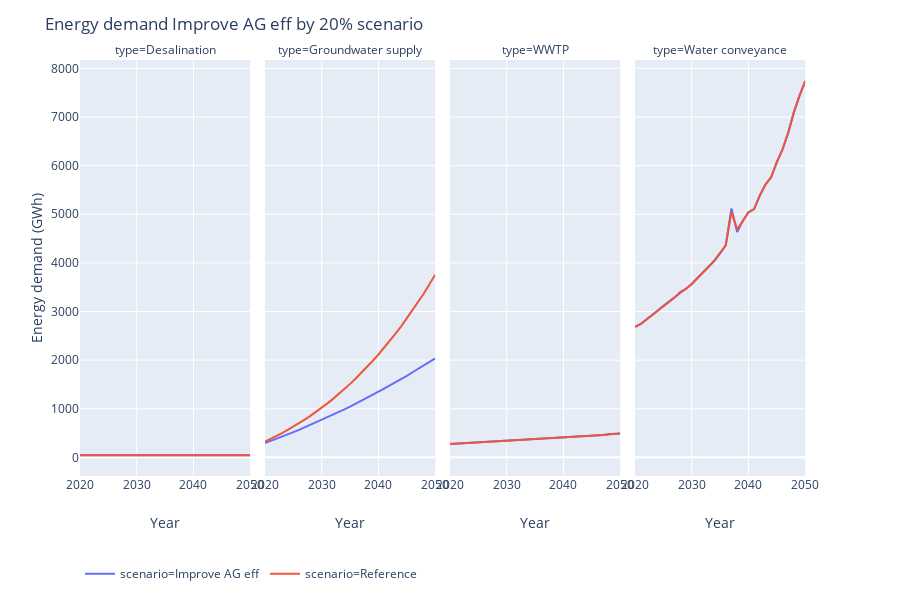

The code cell stored with this chart in its notebook:
### Code cell
dff = pd.DataFrame()
df_all['Pipelines_data']['type'] = 'Water conveyance'
for df in ['Pipelines_data','Groundwater_pumping','wwtp_data','desal_data']:
    dff = dff.append(df_all[df], ignore_index=True, sort=False)
dff = dff.groupby(['subscenario', 'scenario','level','type','Year']).sum()/1000000/0.45
dff.reset_index(inplace=True)
dff = dff.loc[dff.scenario.isin(['Reference','Improve AG eff']) & (dff.subscenario=='Eto trend') & ((dff.level=='by 20%') | (dff.level==''))]
fig = px.line(dff, x="Year", y="SWPA_E_", color='scenario', facet_col='type')
fig.update_layout({'legend_orientation':'h'})
fig.update_layout({'title':'Energy demand Improve AG eff by 20% scenario','yaxis_title':'Energy demand (GWh)'})
fig.update_layout(legend=dict(x=0, y=-0.2))
fig.show()
# plotly.offline.plot(fig, filename='name.html')
fig.write_image('Improve_AG_energy.png', width=1000, height=400, scale=4)

### Figure 1 — Plotly figure (JSON) as saved in the notebook; plotly's stock layout.template omitted (floating-point values rounded to 4 significant figures)
{"data": [{"hoverlabel": {"namelength": 0}, "hovertemplate": "scenario=Improve AG eff<br>type=Desalination<br>Year=%{x}<br>SWPA_E_=%{y}", "legendgroup": "scenario=Improve AG eff", "line": {"color": "#636efa", "dash": "solid"}, "mode": "lines", "name": "scenario=Improve AG eff", "showlegend": true, "type": "scatter", "x": [2020, 2021, 2022, 2023, 2024, 2025, 2026, 2027, 2028, 2029, 2030, 2031, 2032, 2033, 2034, 2035, 2036, 2037, 2038, 2039, 2040, 2041, 2042, 2043, 2044, 2045, 2046, 2047, 2048, 2049, 2050], "xaxis": "x", "y": [44.59, 44.47, 44.47, 44.47, 44.59, 44.47, 44.47, 44.47, 44.59, 44.47, 44.47, 44.47, 44.59, 44.47, 44.47, 44.47, 44.59, 44.47, 44.47, 44.47, 44.59, 44.47, 44.47, 44.47, 44.59, 44.47, 44.47, 44.47, 44.59, 44.47, 44.47], "yaxis": "y"}, {"hoverlabel": {"namelength": 0}, "hovertemplate": "scenario=Improve AG eff<br>type=Groundwater supply<br>Year=%{x}<br>SWPA_E_=%{y}", "legendgroup": "scenario=Improve AG eff", "line": {"color": "#636efa", "dash": "solid"}, "mode": "lines", "name": "scenario=Improve AG eff", "showlegend": false, "type": "scatter", "x": [2020, 2021, 2022, 2023, 2024, 2025, 2026, 2027, 2028, 2029, 2030, 2031, 2032, 2033, 2034, 2035, 2036, 2037, 2038, 2039, 2040, 2041, 2042, 2043, 2044, 2045, 2046, 2047, 2048, 2049, 2050], "xaxis": "x2", "y": [294.3, 336.3, 380.5, 426.0, 469.4, 518.4, 565.3, 617.1, 663.4, 716.9, 768.9, 820.2, 876.1, 929.6, 988.0, 1044.0, 1103.0, 1165.0, 1227.0, 1289.0, 1348.0, 1415.0, 1480.0, 1543.0, 1608.0, 1675.0, 1751.0, 1821.0, 1887.0, 1963.0, 2037.0], "yaxis": "y2"}, {"hoverlabel": {"namelength": 0}, "hovertemplate": "scenario=Improve AG eff<br>type=WWTP<br>Year=%{x}<br>SWPA_E_=%{y}", "legendgroup": "scenario=Improve AG eff", "line": {"color": "#636efa", "dash": "solid"}, "mode": "lines", "name": "scenario=Improve AG eff", "showlegend": false, "type": "scatter", "x": [2020, 2021, 2022, 2023, 2024, 2025, 2026, 2027, 2028, 2029, 2030, 2031, 2032, 2033, 2034, 2035, 2036, 2037, 2038, 2039, 2040, 2041, 2042, 2043, 2044, 2045, 2046, 2047, 2048, 2049, 2050], "xaxis": "x3", "y": [275.4, 282.0, 288.7, 296.1, 303.6, 310.4, 314.6, 321.5, 327.9, 331.3, 339.9, 346.4, 351.7, 359.5, 366.7, 372.4, 381.4, 389.0, 395.6, 403.9, 409.1, 405.8, 420.4, 428.5, 427.7, 442.3, 450.4, 460.8, 476.0, 485.2, 489.4], "yaxis": "y3"}, {"hoverlabel": {"namelength": 0}, "hovertemplate": "scenario=Improve AG eff<br>type=Water conveyance<br>Year=%{x}<br>SWPA_E_=%{y}", "legendgroup": "scenario=Improve AG eff", "line": {"color": "#636efa", "dash": "solid"}, "mode": "lines", "name": "scenario=Improve AG eff", "showlegend": false, "type": "scatter", "x": [2020, 2021, 2022, 2023, 2024, 2025, 2026, 2027, 2028, 2029, 2030, 2031, 2032, 2033, 2034, 2035, 2036, 2037, 2038, 2039, 2040, 2041, 2042, 2043, 2044, 2045, 2046, 2047, 2048, 2049, 2050], "xaxis": "x4", "y": [2684.0, 2743.0, 2835.0, 2921.0, 3021.0, 3119.0, 3210.0, 3288.0, 3380.0, 3481.0, 3559.0, 3684.0, 3798.0, 3917.0, 4042.0, 4196.0, 4363.0, 5118.0, 4635.0, 4866.0, 5041.0, 5105.0, 5386.0, 5611.0, 5761.0, 6071.0, 6336.0, 6674.0, 7095.0, 7438.0, 7727.0], "yaxis": "y4"}, {"hoverlabel": {"namelength": 0}, "hovertemplate": "scenario=Reference<br>type=Desalination<br>Year=%{x}<br>SWPA_E_=%{y}", "legendgroup": "scenario=Reference", "line": {"color": "#EF553B", "dash": "solid"}, "mode": "lines", "name": "scenario=Reference", "showlegend": true, "type": "scatter", "x": [2020, 2021, 2022, 2023, 2024, 2025, 2026, 2027, 2028, 2029, 2030, 2031, 2032, 2033, 2034, 2035, 2036, 2037, 2038, 2039, 2040, 2041, 2042, 2043, 2044, 2045, 2046, 2047, 2048, 2049, 2050], "xaxis": "x", "y": [44.59, 44.47, 44.47, 44.47, 44.59, 44.47, 44.47, 44.47, 44.59, 44.47, 44.47, 44.47, 44.59, 44.47, 44.47, 44.47, 44.59, 44.47, 44.47, 44.47, 44.59, 44.47, 44.47, 44.47, 44.59, 44.47, 44.47, 44.47, 44.59, 44.47, 44.47], "yaxis": "y"}, {"hoverlabel": {"namelength": 0}, "hovertemplate": "scenario=Reference<br>type=Groundwater supply<br>Year=%{x}<br>SWPA_E_=%{y}", "legendgroup": "scenario=Reference", "line": {"color": "#EF553B", "dash": "solid"}, "mode": "lines", "name": "scenario=Reference", "showlegend": false, "type": "scatter", "x": [2020, 2021, 2022, 2023, 2024, 2025, 2026, 2027, 2028, 2029, 2030, 2031, 2032, 2033, 2034, 2035, 2036, 2037, 2038, 2039, 2040, 2041, 2042, 2043, 2044, 2045, 2046, 2047, 2048, 2049, 2050], "xaxis": "x2", "y": [325.1, 379.0, 437.7, 499.3, 564.9, 632.7, 703.8, 777.2, 853.3, 935.5, 1022.0, 1111.0, 1203.0, 1301.0, 1405.0, 1511.0, 1621.0, 1738.0, 1861.0, 1988.0, 2116.0, 2253.0, 2399.0, 2544.0, 2695.0, 2860.0, 3026.0, 3199.0, 3371.0, 3563.0, 3757.0], "yaxis": "y2"}, {"hoverlabel": {"namelength": 0}, "hovertemplate": "scenario=Reference<br>type=WWTP<br>Year=%{x}<br>SWPA_E_=%{y}", "legendgroup": "scenario=Reference", "line": {"color": "#EF553B", "dash": "solid"}, "mode": "lines", "name": "scenario=Reference", "showlegend": false, "type": "scatter", "x": [2020, 2021, 2022, 2023, 2024, 2025, 2026, 2027, 2028, 2029, 2030, 2031, 2032, 2033, 2034, 2035, 2036, 2037, 2038, 2039, 2040, 2041, 2042, 2043, 2044, 2045, 2046, 2047, 2048, 2049, 2050], "xaxis": "x3", "y": [275.4, 282.0, 288.7, 296.1, 303.6, 310.4, 314.6, 321.5, 327.9, 331.3, 339.9, 346.4, 351.7, 359.5, 366.7, 372.4, 381.4, 389.0, 395.6, 403.9, 409.1, 405.8, 420.4, 428.5, 427.7, 442.3, 450.4, 460.8, 476.0, 485.2, 489.4], "yaxis": "y3"}, {"hoverlabel": {"namelength": 0}, "hovertemplate": "scenario=Reference<br>type=Water conveyance<br>Year=%{x}<br>SWPA_E_=%{y}", "legendgroup": "scenario=Reference", "line": {"color": "#EF553B", "dash": "solid"}, "mode": "lines", "name": "scenario=Reference", "showlegend": false, "type": "scatter", "x": [2020, 2021, 2022, 2023, 2024, 2025, 2026, 2027, 2028, 2029, 2030, 2031, 2032, 2033, 2034, 2035, 2036, 2037, 2038, 2039, 2040, 2041, 2042, 2043, 2044, 2045, 2046, 2047, 2048, 2049, 2050], "xaxis": "x4", "y": [2682.0, 2742.0, 2831.0, 2922.0, 3024.0, 3117.0, 3200.0, 3288.0, 3403.0, 3466.0, 3571.0, 3686.0, 3798.0, 3926.0, 4050.0, 4204.0, 4361.0, 5053.0, 4691.0, 4857.0, 5042.0, 5104.0, 5388.0, 5611.0, 5761.0, 6071.0, 6335.0, 6672.0, 7095.0, 7438.0, 7744.0], "yaxis": "y4"}], "layout": {"annotations": [{"font": {}, "showarrow": false, "text": "type=Desalination", "x": 0.115, "xanchor": "center", "xref": "paper", "y": 1, "yanchor": "bottom", "yref": "paper"}, {"font": {}, "showarrow": false, "text": "type=Groundwater supply", "x": 0.365, "xanchor": "center", "xref": "paper", "y": 1, "yanchor": "bottom", "yref": "paper"}, {"font": {}, "showarrow": false, "text": "type=WWTP", "x": 0.615, "xanchor": "center", "xref": "paper", "y": 1, "yanchor": "bottom", "yref": "paper"}, {"font": {}, "showarrow": false, "text": "type=Water conveyance", "x": 0.865, "xanchor": "center", "xref": "paper", "y": 1, "yanchor": "bottom", "yref": "paper"}], "height": 600, "legend": {"orientation": "h", "tracegroupgap": 0, "x": 0, "y": -0.2}, "margin": {"t": 60}, "title": {"text": "Energy demand Improve AG eff by 20% scenario"}, "xaxis": {"anchor": "y", "domain": [0, 0.23], "title": {"text": "Year"}}, "xaxis2": {"anchor": "y2", "domain": [0.25, 0.48], "matches": "x", "title": {"text": "Year"}}, "xaxis3": {"anchor": "y3", "domain": [0.5, 0.73], "matches": "x", "title": {"text": "Year"}}, "xaxis4": {"anchor": "y4", "domain": [0.75, 0.98], "matches": "x", "title": {"text": "Year"}}, "yaxis": {"anchor": "x", "domain": [0, 1], "title": {"text": "Energy demand (GWh)"}}, "yaxis2": {"anchor": "x2", "domain": [0, 1], "matches": "y", "showticklabels": false}, "yaxis3": {"anchor": "x3", "domain": [0, 1], "matches": "y", "showticklabels": false}, "yaxis4": {"anchor": "x4", "domain": [0, 1], "matches": "y", "showticklabels": false}}}
